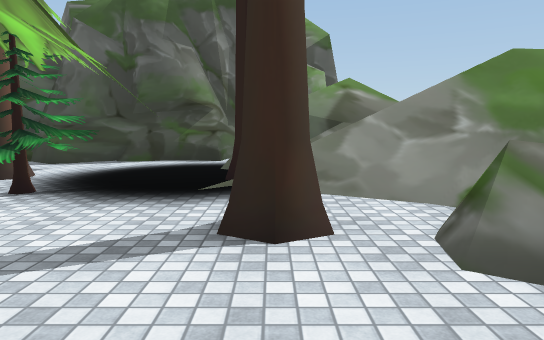
View 1 (above)

18 first-person views from a walk through a 3-D level made in the Unity game engine. The camera is 1.4 m above the floor, tilts 6° down and sees 70° across. The floor is counted in squares, 2 m on a side. Each view is taken from the middle of a square. On the plan, view 1 faces up. The plan holds only what a view shows up to about 11 squares ahead; the rest is blank. The place goes on beyond the plan. Some surface patterns are stand-ins.

View 2
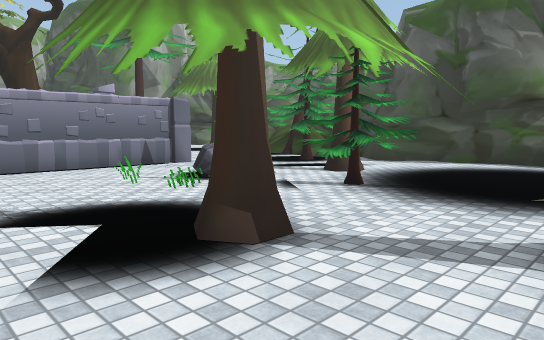

View 3
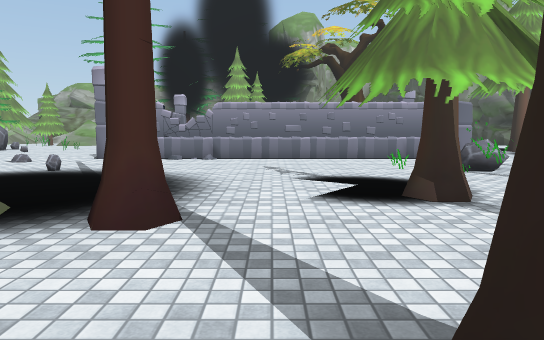

View 4
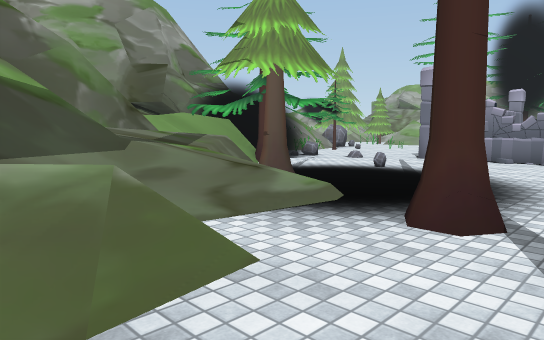

View 5
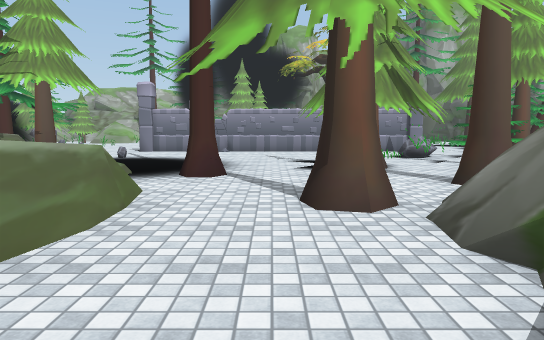

View 6
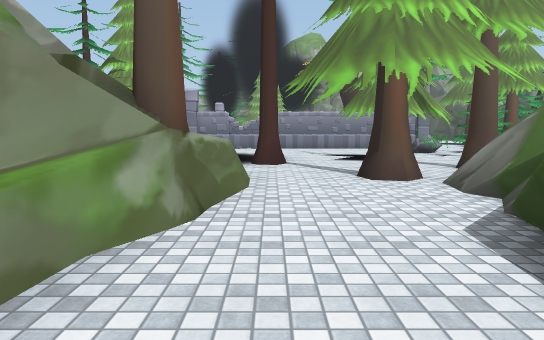

View 7
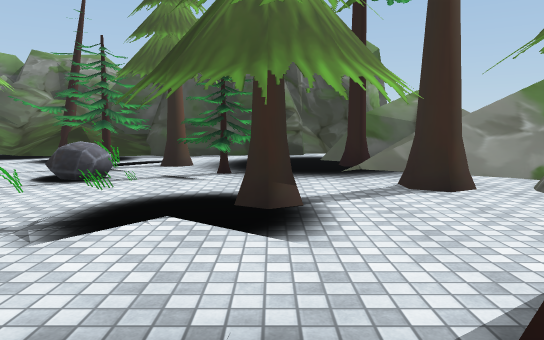

View 8
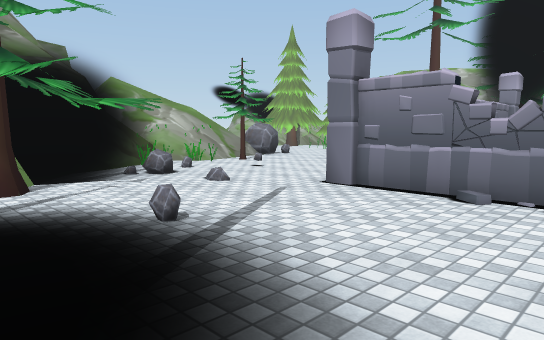

View 9
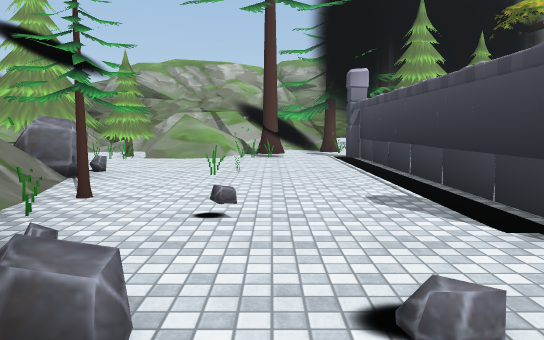

View 10
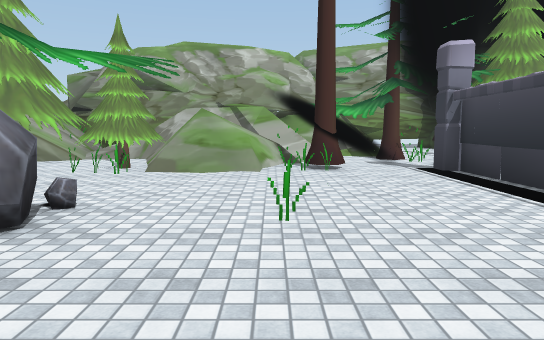

View 11
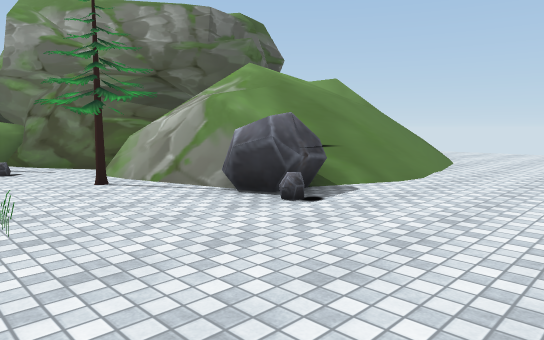

View 12
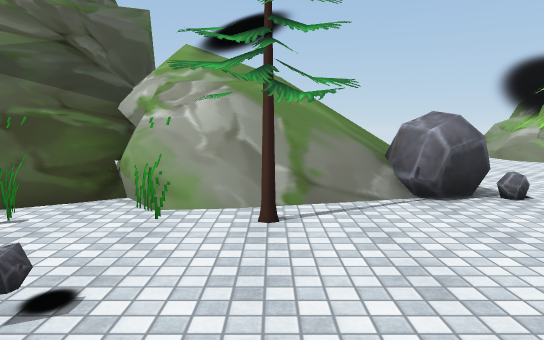

View 13
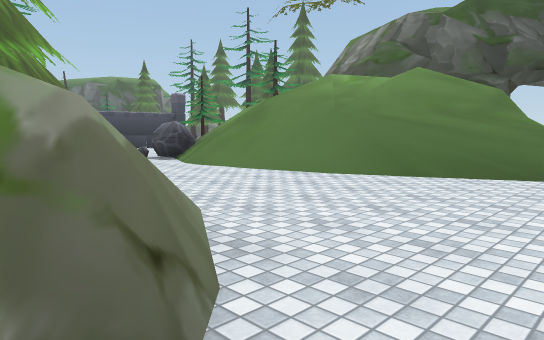

View 14
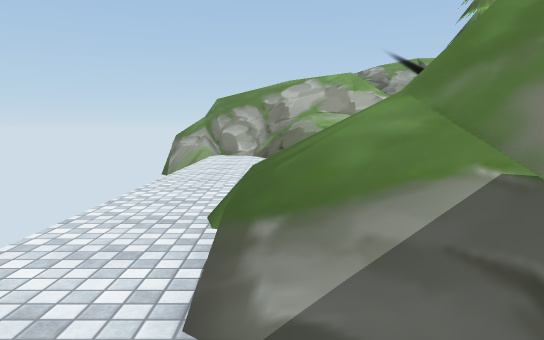

View 15
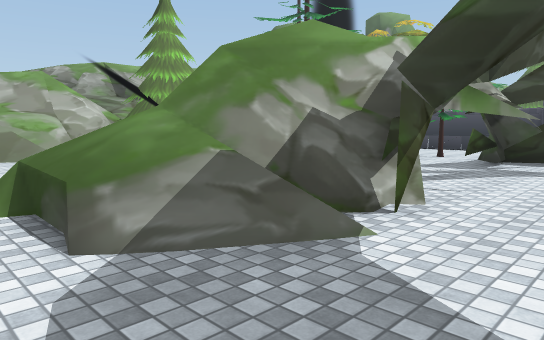

View 16
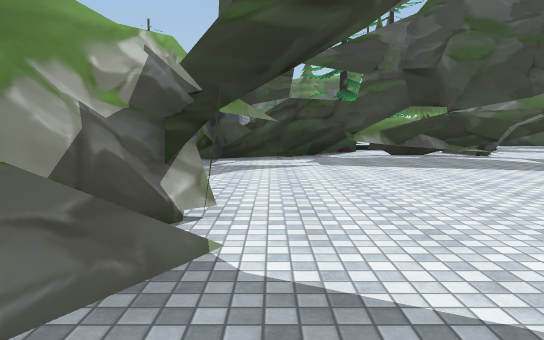

View 17
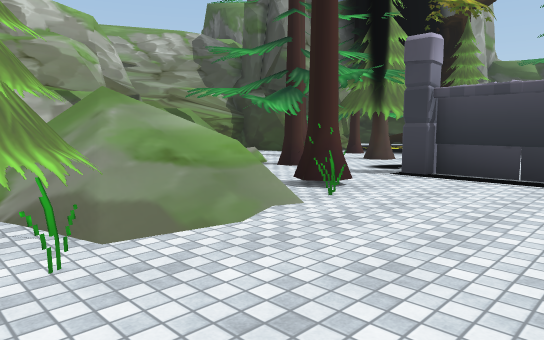

View 18
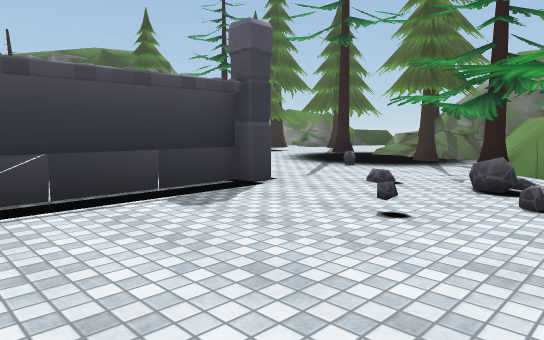

### Floor plan
Key: @ floor where view 1 was taken; # wall or solid block; x gap in a wall; . main floor; : floor 0.5 m higher than the main floor; + floor 1 m higher than the main floor; * floor 1.75 m higher than the main floor; % floor 2.25 m higher than the main floor; & floor 2.5 m higher than the main floor; $ floor 3.5 m higher than the main floor; / step, stairs or slope; = window, fence, low wall or low ledge; ^ raised ledge; T thing the floor can be seen under or through.
Columns run from 20 left of view 1 to 7 right of it. Each row starts with its distance up from view 1.
 10                    #
  9             ###..###
  8             .###^=..
  7             . ##....#//
  6             ..#^#...#//
  5              ....#..=///
  4              #.#.##..///
  3              #.#x##.#.
  2              #.=.== .#=#
  1              #...#= .#.==/
  0              #......@......
 -1    =         #.....#........
 -2  ###=        #......./+###.
 -3  = ##        #.....//#####
 -4  #############..####//##
 -5 =##  =........... .#///
 -6 =#   =........=.#  ///
 -7 =#% =#...=....==##////
 -8 /=* =/.....TTTT######/
 -9  =*+##...=///T.......
-10  =+. ##..////T.......
-11  #: ###..////.......
-12  #+  ##..////......
-13  *&%###..////.#....
-14    $#=...////#....
-15    ###....//##...
-16    ===....//#/...
-17    ##......///..
-18    #............
-19    #

Where each view was taken, in squares from view 1:
view 1: 0 up, 0 right, facing up
view 2: 0 up, 0 right, facing up-left
view 3: 0 up, 2 right, facing left
view 4: 0 up, 2 right, facing down-left
view 5: 0 up, 5 right, facing left
view 6: 1 down, 7 right, facing left
view 7: 2 down, 2 left, facing up
view 8: 1 down, 3 left, facing down-left
view 9: 6 down, 5 left, facing left
view 10: 7 down, 8 left, facing left
view 11: 6 down, 14 left, facing down-right
view 12: 5 down, 9 left, facing down
view 13: 18 down, 16 left, facing up-right
view 14: 17 down, 6 left, facing left
view 15: 18 down, 5 left, facing up-left
view 16: 18 down, 6 left, facing up
view 17: 10 down, 12 left, facing up-left
view 18: 8 down, 11 left, facing up-right
